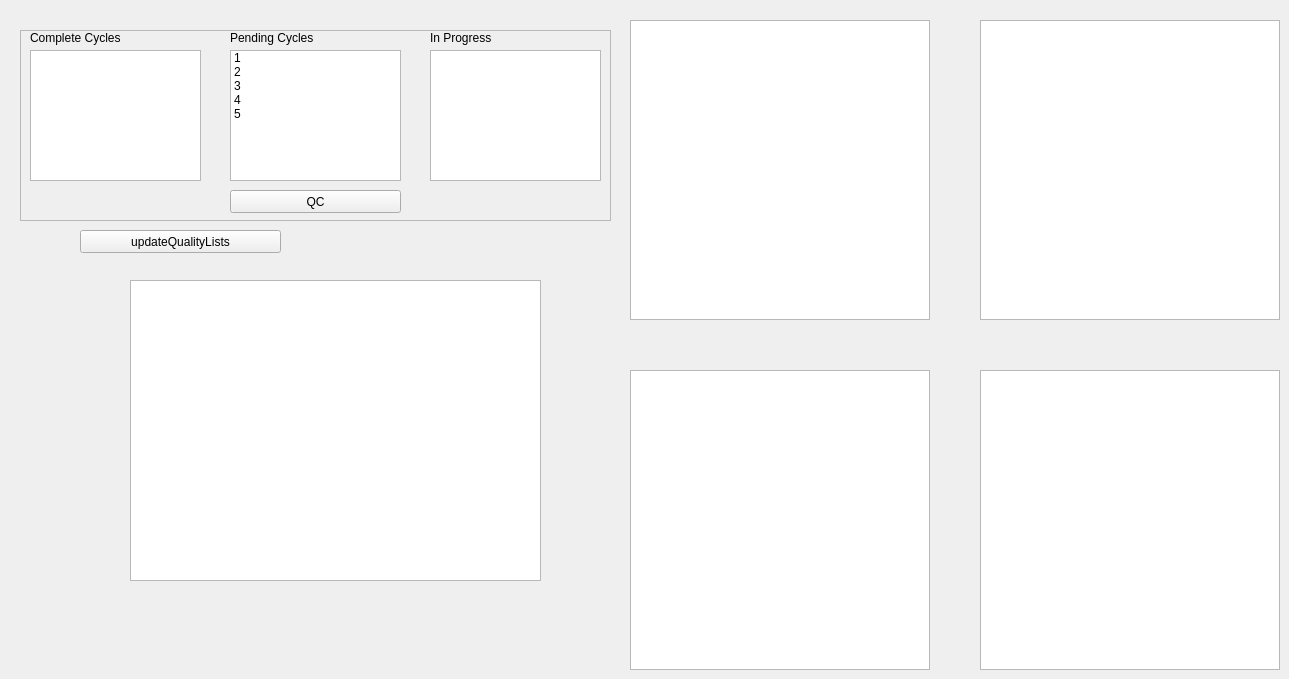
    <widget class="QWidget" name="tab_2">
     <attribute name="title">
      <string>Cycle Quality</string>
     </attribute>
     <widget class="QGraphicsView" name="imageJPanel2">
      <property name="geometry">
       <rect>
        <x>980</x>
        <y>20</y>
        <width>300</width>
        <height>300</height>
       </rect>
      </property>
     </widget>
     <widget class="QFrame" name="frame_13">
      <property name="geometry">
       <rect>
        <x>20</x>
        <y>30</y>
        <width>591</width>
        <height>191</height>
       </rect>
      </property>
      <property name="frameShape">
       <enum>QFrame::StyledPanel</enum>
      </property>
      <property name="frameShadow">
       <enum>QFrame::Raised</enum>
      </property>
      <widget class="QLabel" name="label_8">
       <property name="geometry">
        <rect>
         <x>210</x>
         <y>0</y>
         <width>91</width>
         <height>16</height>
        </rect>
       </property>
       <property name="text">
        <string>Pending Cycles</string>
       </property>
      </widget>
      <widget class="QPushButton" name="startQC">
       <property name="geometry">
        <rect>
         <x>210</x>
         <y>160</y>
         <width>171</width>
         <height>23</height>
        </rect>
       </property>
       <property name="text">
        <string>QC</string>
       </property>
      </widget>
      <widget class="QListWidget" name="cycleListComplete">
       <property name="geometry">
        <rect>
         <x>10</x>
         <y>20</y>
         <width>171</width>
         <height>131</height>
        </rect>
       </property>
       <property name="selectionMode">
        <enum>QAbstractItemView::SingleSelection</enum>
       </property>
      </widget>
      <widget class="QListWidget" name="cycleListInProgress">
       <property name="geometry">
        <rect>
         <x>410</x>
         <y>20</y>
         <width>171</width>
         <height>131</height>
        </rect>
       </property>
      </widget>
      <widget class="QLabel" name="label_9">
       <property name="geometry">
        <rect>
         <x>410</x>
         <y>0</y>
         <width>91</width>
         <height>16</height>
        </rect>
       </property>
       <property name="text">
        <string>In Progress</string>
       </property>
      </widget>
      <widget class="QListWidget" name="cycleListPending">
       <property name="geometry">
        <rect>
         <x>210</x>
         <y>20</y>
         <width>171</width>
         <height>131</height>
        </rect>
       </property>
       <property name="selectionMode">
        <enum>QAbstractItemView::ExtendedSelection</enum>
       </property>
       <item>
        <property name="text">
         <string>1</string>
        </property>
       </item>
       <item>
        <property name="text">
         <string>2</string>
        </property>
       </item>
       <item>
        <property name="text">
         <string>3</string>
        </property>
       </item>
       <item>
        <property name="text">
         <string>4</string>
        </property>
       </item>
       <item>
        <property name="text">
         <string>5</string>
        </property>
       </item>
      </widget>
      <widget class="QLabel" name="label_7">
       <property name="geometry">
        <rect>
         <x>10</x>
         <y>0</y>
         <width>91</width>
         <height>16</height>
        </rect>
       </property>
       <property name="text">
        <string>Complete Cycles</string>
       </property>
      </widget>
     </widget>
     <widget class="QPlainTextEdit" name="plainTextEdit">
      <property name="geometry">
       <rect>
        <x>130</x>
        <y>280</y>
        <width>411</width>
        <height>301</height>
       </rect>
      </property>
     </widget>
     <widget class="QPushButton" name="pushButton_4">
      <property name="geometry">
       <rect>
        <x>80</x>
        <y>230</y>
        <width>201</width>
        <height>23</height>
       </rect>
      </property>
      <property name="text">
       <string>updateQualityLists</string>
      </property>
     </widget>
     <widget class="QGraphicsView" name="imageJPanel1">
      <property name="geometry">
       <rect>
        <x>630</x>
        <y>20</y>
        <width>300</width>
        <height>300</height>
       </rect>
      </property>
     </widget>
     <widget class="QGraphicsView" name="alignXImageJPanel">
      <property name="geometry">
       <rect>
        <x>630</x>
        <y>370</y>
        <width>300</width>
        <height>300</height>
       </rect>
      </property>
     </widget>
     <widget class="QGraphicsView" name="alignYImageJPanel">
      <property name="geometry">
       <rect>
        <x>980</x>
        <y>370</y>
        <width>300</width>
        <height>300</height>
       </rect>
      </property>
     </widget>
    </widget>
